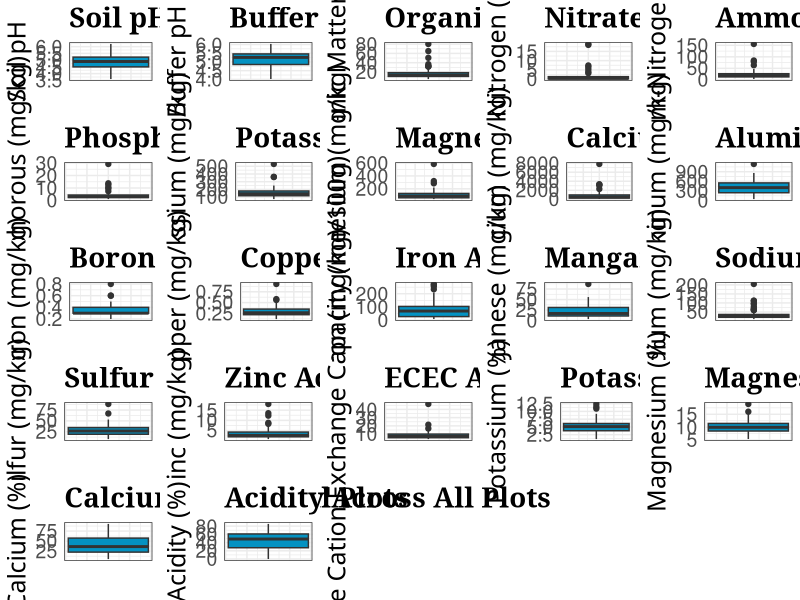

Write the R code that produced this figure.
library(tidyverse)
library(ggplot2)
library(dplyr)
library(gridExtra)



#dev.off()

#reading in the data

soil_chem_df <- read.csv("Site_Data - Soil Chemistry Data.csv") #soil data
site_data_df <- read.csv("Site_Data - Master Data (2).csv") #Master data
trees_df <- read.csv("Site_Data - Tree Composition Data.csv") #Tree data
saplings_df <- read.csv("Site_Data - Sapling Composition Data.csv") #Sapling data
quadrat_df <- read.csv("Site_Data - Quadrat Composition Data.csv") #Quadrat data
species_codes <- read.csv("Site_Data - codes.csv") #species codes and full latin and common names


### cleaning the dataframes

# removing unnecessary rows
soil_chem_df <- soil_chem_df[-(57:68),] 
site_data_df <- site_data_df[-(57:64),] 
species_codes <- species_codes[-(109:112),] 

# adding columns with full latin names

# for all columns
site_data_df_full_names <- site_data_df %>% #site data
  mutate(across(everything(), ~ case_when(as.character(.) %in% species_codes$Code ~ species_codes$Latin_Name[match(as.character(.), species_codes$Code)],
                                          TRUE ~ as.character(.)))) #!(. %in% species_codes$Code)

trees_df_full_names <- trees_df %>% #tree species data
  mutate(across(everything(), ~ case_when(as.character(.) %in% species_codes$Code ~ species_codes$Latin_Name[match(as.character(.), species_codes$Code)],
                                          TRUE ~ as.character(.)))) #!(. %in% species_codes$Code)

saplings_df_full_names <- saplings_df %>% #seedling species data
  mutate(across(everything(), ~ case_when(as.character(.) %in% species_codes$Code ~ species_codes$Latin_Name[match(as.character(.), species_codes$Code)],
                                          TRUE ~ as.character(.)))) #!(. %in% species_codes$Code)

quadrat_df_full_names <- quadrat_df %>% #quadrat species data
  mutate(across(everything(), ~ case_when(as.character(.) %in% species_codes$Code ~ species_codes$Latin_Name[match(as.character(.), species_codes$Code)],
                                          TRUE ~ as.character(.)))) #!(. %in% species_codes$Code)

#making a theme
interactive_theme <- theme_bw() +# White background, black and white theme
  theme(plot.title = element_text(family = "Georgia", face = "bold", size = 20),
        axis.title = element_text(family = "DIN Alternate", size = 18),
        axis.text = element_text(size = 14),
        legend.title = element_text(family = "DIN Alternate", face = "bold", size = 14),
        legend.text = element_text(family = "DIN Alternate", size = 14),
        legend.box.margin = margin(6, 6, 6, 6))

#recoding variables
site_data_df_full_names <- site_data_df_full_names %>% #turning the columns numeric
  mutate(Elevation..m. = as.numeric(Elevation..m.)) %>%
  mutate(Slope = as.numeric(Slope)) %>%
  mutate(Aspect = as.numeric(Aspect)) %>%
  mutate(Temp = as.numeric(Temp)) %>%
  mutate(Temp.C = ((Temp - 32) * 5/9)) %>%
  mutate(Rain.in.last.24..in.hr. = as.numeric(Rain.in.last.24..in.hr.)) %>%
  mutate(Rain.in.last.24..cm.hr. = (Rain.in.last.24..in.hr. * 2.54)) %>%
  mutate(Crown.Density = as.numeric(Crown.Density)) %>%
  mutate(Overstory...cover = as.numeric(Overstory...cover)) %>%
  mutate(Understory...Cover = as.numeric(Understory...Cover)) %>%
  mutate(Herbaceous.Layer...Cover = as.numeric(Herbaceous.Layer...Cover)) %>%
  mutate(Dom.Moss...Cover = as.numeric(Dom.Moss...Cover)) %>%
  mutate(litter.cover..1 = as.numeric(litter.cover..1)) %>%
  mutate(litter.cover..2 = as.numeric(litter.cover..2)) %>%
  mutate(litter.cover..3 = as.numeric(litter.cover..3)) %>%
  mutate(litter.cover..4 = as.numeric(litter.cover..4)) 

#recoding the soil variables
soil_chem_df <- soil_chem_df %>% #turning the columns numeric
  mutate(soil_pH = as.numeric(soil_pH)) %>%
  mutate(buffer_pH = as.numeric(buffer_pH)) %>%
  mutate(NO3.N..mg.kg. = as.numeric(NO3.N..mg.kg.)) %>%
  mutate(P..mg.kg. = P..lb.A./2) %>% #adding the mg.kg instead of lb/A
  mutate(K..mg.kg.. = K..lb.A./2) %>%
  mutate(Mg..mg.kg.. = Mg..lb.A/2) %>%
  mutate(Ca..mg.kg.. = Ca..lb.A/2)

summary(soil_chem_df)

#soil ph
sd(soil_chem_df$soil_pH)
IQR(soil_chem_df$soil_pH)

#buffer pH
sd(soil_chem_df$buffer_pH)
IQR(soil_chem_df$buffer_pH)

# % organic matter
sd(soil_chem_df$OM....)
IQR(soil_chem_df$OM....)

# nitrate
sd(soil_chem_df$NO3.N..mg.kg., na.rm = T)
IQR(soil_chem_df$NO3.N..mg.kg., na.rm = T)

#ammonium
sd(soil_chem_df$NH4.N..mg.kg.)
IQR(soil_chem_df$NH4.N..mg.kg.)

# phosphorous
sd(soil_chem_df$P..mg.kg.)
IQR(soil_chem_df$P..mg.kg.)

#potassium
sd(soil_chem_df$K..mg.kg..)
IQR(soil_chem_df$K..mg.kg..)

#magnesium
sd(soil_chem_df$Mg..mg.kg..)
IQR(soil_chem_df$Mg..mg.kg..)

#calcium
sd(soil_chem_df$Ca..mg.kg..)
IQR(soil_chem_df$Ca..mg.kg..)

#aluminium
sd(soil_chem_df$Al..mg.kg.)
IQR(soil_chem_df$Al..mg.kg.)

#boron
sd(soil_chem_df$B..mg.kg.)
IQR(soil_chem_df$B..mg.kg.)

#copper
sd(soil_chem_df$Cu..mg.kg.)
IQR(soil_chem_df$Cu..mg.kg.)

#iron
sd(soil_chem_df$Fe..mg.kg.)
IQR(soil_chem_df$Fe..mg.kg.)

#manganese
sd(soil_chem_df$Mn..mg.kg.)
IQR(soil_chem_df$Mn..mg.kg.)

#sodium
sd(soil_chem_df$Na..mg.kg.)
IQR(soil_chem_df$Na..mg.kg.)

#sulfur
sd(soil_chem_df$S..mg.kg.)
IQR(soil_chem_df$S..mg.kg.)

#zinc
sd(soil_chem_df$Zn..mg.kg.)
IQR(soil_chem_df$Zn..mg.kg.)

#ECEC
sd(soil_chem_df$ECEC..me.100g.)
IQR(soil_chem_df$ECEC..me.100g.)

# % K
sd(soil_chem_df$K....)
IQR(soil_chem_df$K....)

# % Mg
sd(soil_chem_df$Mg....)
IQR(soil_chem_df$Mg....)

# % Ca
sd(soil_chem_df$Ca....)
IQR(soil_chem_df$Ca....)

# % Acidity
sd(soil_chem_df$Acidity....)
IQR(soil_chem_df$Acidity....)


# Boxplot
soil_chem_df$buffer_pH

soil_pH_boxplot <- ggplot(data = soil_chem_df) +
  geom_boxplot(aes(y = soil_pH), fill = "#0492C2") +
  labs(x = "",
       y = "Soil pH",
       title = "Soil pH Across All Plots") +
  interactive_theme +
  theme(axis.text.x = element_blank(),
        axis.ticks = element_blank())

buffer_pH_boxplot <- ggplot(data = soil_chem_df) +
  geom_boxplot(aes(y = buffer_pH), fill = "#0492C2") +
  labs(x = "",
       y = "Buffer pH",
       title = "Buffer pH Across All Plots") +
  interactive_theme +
  theme(axis.text.x = element_blank(),
        axis.ticks = element_blank())

OM...._boxplot <- ggplot(data = soil_chem_df) +
  geom_boxplot(aes(y = OM....), fill = "#0492C2") +
  labs(x = "",
       y = "Organic Matter (%)",
       title = "Organic Matter Across All Plots") +
  interactive_theme +
  theme(axis.text.x = element_blank(),
        axis.ticks = element_blank())

NO3.N..mg.kg._boxplot <- ggplot(data = soil_chem_df) +
  geom_boxplot(aes(y = NO3.N..mg.kg.), fill = "#0492C2") +
  labs(x = "",
       y = "Nitrate-Nitrogen (mg/kg)",
       title = "Nitrate-Nitrogen Across All Plots") +
  interactive_theme +
  theme(axis.text.x = element_blank(),
        axis.ticks = element_blank())

NH4.N..mg.kg._boxplot <- ggplot(data = soil_chem_df) +
  geom_boxplot(aes(y = NH4.N..mg.kg.), fill = "#0492C2") +
  labs(x = "",
       y = "Ammonium-Nitrogen (mg/kg)",
       title = "Ammonium-Nitrogen Across All Plots") +
  interactive_theme +
  theme(axis.text.x = element_blank(),
        axis.ticks = element_blank())

P..mg.kg._boxplot <- ggplot(data = soil_chem_df) +
  geom_boxplot(aes(y = P..mg.kg.), fill = "#0492C2") +
  labs(x = "",
       y = "Phosphorous (mg/kg)",
       title = "Phosphorous Across All Plots") +
  interactive_theme +
  theme(axis.text.x = element_blank(),
        axis.ticks = element_blank())

K..mg.kg.._boxplot <- ggplot(data = soil_chem_df) +
  geom_boxplot(aes(y = K..mg.kg..), fill = "#0492C2") +
  labs(x = "",
       y = "Potassium (mg/kg)",
       title = "Potassium Across All Plots") +
  interactive_theme +
  theme(axis.text.x = element_blank(),
        axis.ticks = element_blank())

Mg..mg.kg.._boxplot <- ggplot(data = soil_chem_df) +
  geom_boxplot(aes(y = Mg..mg.kg..), fill = "#0492C2") +
  labs(x = "",
       y = "Magnesium (mg/kg)",
       title = "Magnesium Across All Plots") +
  interactive_theme +
  theme(axis.text.x = element_blank(),
        axis.ticks = element_blank())

Ca..mg.kg.._boxplot <- ggplot(data = soil_chem_df) +
  geom_boxplot(aes(y = Ca..mg.kg..), fill = "#0492C2") +
  labs(x = "",
       y = "Calcium (mg/kg)",
       title = "Calcium Across All Plots") +
  interactive_theme +
  theme(axis.text.x = element_blank(),
        axis.ticks = element_blank())

Al..mg.kg._boxplot <- ggplot(data = soil_chem_df) +
  geom_boxplot(aes(y = Al..mg.kg.), fill = "#0492C2") +
  labs(x = "",
       y = "Aluminum (mg/kg)",
       title = "Aluminum Across All Plots") +
  interactive_theme +
  theme(axis.text.x = element_blank(),
        axis.ticks = element_blank())

B..mg.kg._boxplot <- ggplot(data = soil_chem_df) +
  geom_boxplot(aes(y = B..mg.kg.), fill = "#0492C2") +
  labs(x = "",
       y = "Boron (mg/kg)",
       title = "Boron Across All Plots") +
  interactive_theme +
  theme(axis.text.x = element_blank(),
        axis.ticks = element_blank())

Cu..mg.kg._boxplot <- ggplot(data = soil_chem_df) +
  geom_boxplot(aes(y = Cu..mg.kg.), fill = "#0492C2") +
  labs(x = "",
       y = "Copper (mg/kg)",
       title = "Copper Across All Plots") +
  interactive_theme +
  theme(axis.text.x = element_blank(),
        axis.ticks = element_blank())

Fe..mg.kg._boxplot <- ggplot(data = soil_chem_df) +
  geom_boxplot(aes(y = Fe..mg.kg.), fill = "#0492C2") +
  labs(x = "",
       y = "Iron (mg/kg)",
       title = "Iron Across All Plots") +
  interactive_theme +
  theme(axis.text.x = element_blank(),
        axis.ticks = element_blank())

Mn..mg.kg._boxplot <- ggplot(data = soil_chem_df) +
  geom_boxplot(aes(y = Mn..mg.kg.), fill = "#0492C2") +
  labs(x = "",
       y = "Manganese (mg/kg)",
       title = "Manganese Across All Plots") +
  interactive_theme +
  theme(axis.text.x = element_blank(),
        axis.ticks = element_blank())

Na..mg.kg._boxplot <- ggplot(data = soil_chem_df) +
  geom_boxplot(aes(y = Na..mg.kg.), fill = "#0492C2") +
  labs(x = "",
       y = "Sodium (mg/kg)",
       title = "Sodium Across All Plots") +
  interactive_theme +
  theme(axis.text.x = element_blank(),
        axis.ticks = element_blank())

S..mg.kg._boxplot <- ggplot(data = soil_chem_df) +
  geom_boxplot(aes(y = S..mg.kg.), fill = "#0492C2") +
  labs(x = "",
       y = "Sulfur (mg/kg)",
       title = "Sulfur Across All Plots") +
  interactive_theme +
  theme(axis.text.x = element_blank(),
        axis.ticks = element_blank())

Zn..mg.kg._boxplot <- ggplot(data = soil_chem_df) +
  geom_boxplot(aes(y = Zn..mg.kg.), fill = "#0492C2") +
  labs(x = "",
       y = "Zinc (mg/kg)",
       title = "Zinc Across All Plots") +
  interactive_theme +
  theme(axis.text.x = element_blank(),
        axis.ticks = element_blank())

ECEC..me.100g._boxplot <- ggplot(data = soil_chem_df) +
  geom_boxplot(aes(y = ECEC..me.100g.), fill = "#0492C2") +
  labs(x = "",
       y = "Effective Cation Exchange Capacity (me/100g)",
       title = "ECEC Across All Plots") +
  interactive_theme +
  theme(axis.text.x = element_blank(),
        axis.ticks = element_blank())

K...._boxplot <- ggplot(data = soil_chem_df) +
  geom_boxplot(aes(y = K....), fill = "#0492C2") +
  labs(x = "",
       y = "Potassium (%)",
       title = "Potassium Across All Plots") +
  interactive_theme +
  theme(axis.text.x = element_blank(),
        axis.ticks = element_blank())

Mg...._boxplot <- ggplot(data = soil_chem_df) +
  geom_boxplot(aes(y = Mg....), fill = "#0492C2") +
  labs(x = "",
       y = "Magnesium (%)",
       title = "Magnesium Across All Plots")+
  interactive_theme +
  theme(axis.text.x = element_blank(),
        axis.ticks = element_blank())

Ca...._boxplot <- ggplot(data = soil_chem_df) +
  geom_boxplot(aes(y = Ca....), fill = "#0492C2") +
  labs(x = "",
       y = "Calcium (%)",
       title = "Calcium Across All Plots") +
  interactive_theme +
  theme(axis.text.x = element_blank(),
        axis.ticks = element_blank())

Acidity...._boxplot <- ggplot(data = soil_chem_df) +
  geom_boxplot(aes(y = Acidity....), fill = "#0492C2") +
  labs(x = "",
       y = "Acidity (%)",
       title = "Acidity Across All Plots")+
  interactive_theme +
  theme(axis.text.x = element_blank(),
        axis.ticks = element_blank())

grid.arrange(soil_pH_boxplot, buffer_pH_boxplot, OM...._boxplot, 
             NO3.N..mg.kg._boxplot, NH4.N..mg.kg._boxplot, P..mg.kg._boxplot,
             K..mg.kg.._boxplot, Mg..mg.kg.._boxplot, Ca..mg.kg.._boxplot,
             Al..mg.kg._boxplot, B..mg.kg._boxplot, Cu..mg.kg._boxplot, Fe..mg.kg._boxplot,
             Mn..mg.kg._boxplot, Na..mg.kg._boxplot, S..mg.kg._boxplot, Zn..mg.kg._boxplot,
             ECEC..me.100g._boxplot, K...._boxplot, Mg...._boxplot, Ca...._boxplot, Acidity...._boxplot)









